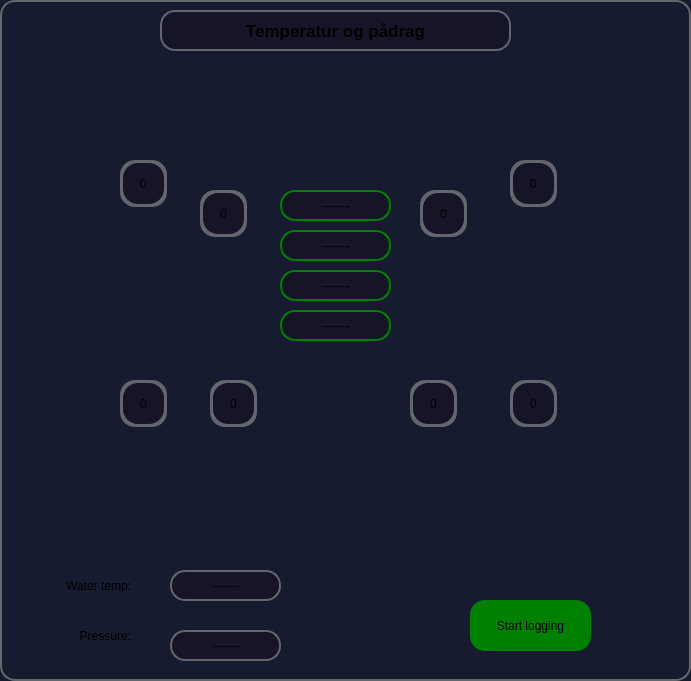
       <widget class="QFrame" name="frame_2">
        <property name="geometry">
         <rect>
          <x>0</x>
          <y>0</y>
          <width>691</width>
          <height>681</height>
         </rect>
        </property>
        <property name="styleSheet">
         <string notr="true">QFrame{background-color:rgb(23, 27, 48);
border-radius: 15px; 
border: 2px solid rgb(99, 102, 108);}

QLabel{ background-color:rgb(21,21,39);
border-radius:15px;
}</string>
        </property>
        <property name="frameShape">
         <enum>QFrame::StyledPanel</enum>
        </property>
        <property name="frameShadow">
         <enum>QFrame::Raised</enum>
        </property>
        <widget class="QLabel" name="label_2">
         <property name="geometry">
          <rect>
           <x>160</x>
           <y>10</y>
           <width>351</width>
           <height>41</height>
          </rect>
         </property>
         <property name="font">
          <font>
           <pointsize>13</pointsize>
           <weight>75</weight>
           <bold>true</bold>
          </font>
         </property>
         <property name="styleSheet">
          <string notr="true"/>
         </property>
         <property name="text">
          <string>Temperatur og pådrag</string>
         </property>
         <property name="alignment">
          <set>Qt::AlignCenter</set>
         </property>
        </widget>
        <widget class="QPushButton" name="button_logger">
         <property name="geometry">
          <rect>
           <x>470</x>
           <y>600</y>
           <width>121</width>
           <height>51</height>
          </rect>
         </property>
         <property name="styleSheet">
          <string notr="true">background-color:green;
border-radius:15px;</string>
         </property>
         <property name="text">
          <string>Start logging</string>
         </property>
        </widget>
        <widget class="QLabel" name="temp_1">
         <property name="geometry">
          <rect>
           <x>280</x>
           <y>190</y>
           <width>111</width>
           <height>31</height>
          </rect>
         </property>
         <property name="styleSheet">
          <string notr="true">
border: 2px solid green;

</string>
         </property>
         <property name="frameShape">
          <enum>QFrame::NoFrame</enum>
         </property>
         <property name="text">
          <string>-------</string>
         </property>
         <property name="alignment">
          <set>Qt::AlignCenter</set>
         </property>
        </widget>
        <widget class="QLabel" name="temp_2">
         <property name="geometry">
          <rect>
           <x>280</x>
           <y>230</y>
           <width>111</width>
           <height>31</height>
          </rect>
         </property>
         <property name="styleSheet">
          <string notr="true">
border: 2px solid green;

</string>
         </property>
         <property name="frameShape">
          <enum>QFrame::NoFrame</enum>
         </property>
         <property name="text">
          <string>-------</string>
         </property>
         <property name="alignment">
          <set>Qt::AlignCenter</set>
         </property>
        </widget>
        <widget class="QLabel" name="temp_3">
         <property name="geometry">
          <rect>
           <x>280</x>
           <y>270</y>
           <width>111</width>
           <height>31</height>
          </rect>
         </property>
         <property name="styleSheet">
          <string notr="true">
border: 2px solid green;

</string>
         </property>
         <property name="frameShape">
          <enum>QFrame::NoFrame</enum>
         </property>
         <property name="text">
          <string>-------</string>
         </property>
         <property name="alignment">
          <set>Qt::AlignCenter</set>
         </property>
        </widget>
        <widget class="QLabel" name="temp_4">
         <property name="geometry">
          <rect>
           <x>280</x>
           <y>310</y>
           <width>111</width>
           <height>31</height>
          </rect>
         </property>
         <property name="styleSheet">
          <string notr="true">
border: 2px solid green;

</string>
         </property>
         <property name="frameShape">
          <enum>QFrame::NoFrame</enum>
         </property>
         <property name="text">
          <string>-------</string>
         </property>
         <property name="alignment">
          <set>Qt::AlignCenter</set>
         </property>
        </widget>
        <widget class="QLabel" name="water_temp">
         <property name="geometry">
          <rect>
           <x>170</x>
           <y>570</y>
           <width>111</width>
           <height>31</height>
          </rect>
         </property>
         <property name="styleSheet">
          <string notr="true"/>
         </property>
         <property name="frameShape">
          <enum>QFrame::NoFrame</enum>
         </property>
         <property name="text">
          <string>-------</string>
         </property>
         <property name="alignment">
          <set>Qt::AlignCenter</set>
         </property>
        </widget>
        <widget class="QLabel" name="rov_img">
         <property name="geometry">
          <rect>
           <x>80</x>
           <y>120</y>
           <width>601</width>
           <height>431</height>
          </rect>
         </property>
         <property name="styleSheet">
          <string notr="true">border:none; background-color:none;</string>
         </property>
         <property name="text">
          <string/>
         </property>
         <property name="pixmap">
          <pixmap>images/rov.png</pixmap>
         </property>
         <property name="indent">
          <number>-1</number>
         </property>
        </widget>
        <widget class="QFrame" name="thruster_frame_1">
         <property name="geometry">
          <rect>
           <x>120</x>
           <y>160</y>
           <width>47</width>
           <height>47</height>
          </rect>
         </property>
         <property name="styleSheet">
          <string notr="true">border:none; background-color:rgb(99,102,108);
</string>
         </property>
         <property name="frameShape">
          <enum>QFrame::StyledPanel</enum>
         </property>
         <property name="frameShadow">
          <enum>QFrame::Raised</enum>
         </property>
         <widget class="QLabel" name="thruster_1">
          <property name="geometry">
           <rect>
            <x>3</x>
            <y>3</y>
            <width>41</width>
            <height>41</height>
           </rect>
          </property>
          <property name="layoutDirection">
           <enum>Qt::LeftToRight</enum>
          </property>
          <property name="styleSheet">
           <string notr="true">background-color:rgb(21,21,39);
border:none;</string>
          </property>
          <property name="frameShape">
           <enum>QFrame::StyledPanel</enum>
          </property>
          <property name="text">
           <string>0</string>
          </property>
          <property name="alignment">
           <set>Qt::AlignCenter</set>
          </property>
         </widget>
        </widget>
        <widget class="QFrame" name="thruster_frame_2">
         <property name="geometry">
          <rect>
           <x>510</x>
           <y>160</y>
           <width>47</width>
           <height>47</height>
          </rect>
         </property>
         <property name="styleSheet">
          <string notr="true">border:none; background-color:rgb(99,102,108);
</string>
         </property>
         <property name="frameShape">
          <enum>QFrame::StyledPanel</enum>
         </property>
         <property name="frameShadow">
          <enum>QFrame::Raised</enum>
         </property>
         <widget class="QLabel" name="thruster_2">
          <property name="geometry">
           <rect>
            <x>3</x>
            <y>3</y>
            <width>41</width>
            <height>41</height>
           </rect>
          </property>
          <property name="layoutDirection">
           <enum>Qt::LeftToRight</enum>
          </property>
          <property name="styleSheet">
           <string notr="true">background-color:rgb(21,21,39);
border:none;</string>
          </property>
          <property name="frameShape">
           <enum>QFrame::StyledPanel</enum>
          </property>
          <property name="text">
           <string>0</string>
          </property>
          <property name="alignment">
           <set>Qt::AlignCenter</set>
          </property>
         </widget>
        </widget>
        <widget class="QFrame" name="thruster_frame_3">
         <property name="geometry">
          <rect>
           <x>120</x>
           <y>380</y>
           <width>47</width>
           <height>47</height>
          </rect>
         </property>
         <property name="styleSheet">
          <string notr="true">border:none; background-color:rgb(99,102,108);
</string>
         </property>
         <property name="frameShape">
          <enum>QFrame::StyledPanel</enum>
         </property>
         <property name="frameShadow">
          <enum>QFrame::Raised</enum>
         </property>
         <widget class="QLabel" name="thruster_3">
          <property name="geometry">
           <rect>
            <x>3</x>
            <y>3</y>
            <width>41</width>
            <height>41</height>
           </rect>
          </property>
          <property name="layoutDirection">
           <enum>Qt::LeftToRight</enum>
          </property>
          <property name="styleSheet">
           <string notr="true">background-color:rgb(21,21,39);
border:none;</string>
          </property>
          <property name="frameShape">
           <enum>QFrame::StyledPanel</enum>
          </property>
          <property name="text">
           <string>0</string>
          </property>
          <property name="alignment">
           <set>Qt::AlignCenter</set>
          </property>
         </widget>
        </widget>
        <widget class="QFrame" name="thruster_frame_4">
         <property name="geometry">
          <rect>
           <x>510</x>
           <y>380</y>
           <width>47</width>
           <height>47</height>
          </rect>
         </property>
         <property name="styleSheet">
          <string notr="true">border:none; background-color:rgb(99,102,108);
</string>
         </property>
         <property name="frameShape">
          <enum>QFrame::StyledPanel</enum>
         </property>
         <property name="frameShadow">
          <enum>QFrame::Raised</enum>
         </property>
         <widget class="QLabel" name="thruster_4">
          <property name="geometry">
           <rect>
            <x>3</x>
            <y>3</y>
            <width>41</width>
            <height>41</height>
           </rect>
          </property>
          <property name="layoutDirection">
           <enum>Qt::LeftToRight</enum>
          </property>
          <property name="styleSheet">
           <string notr="true">background-color:rgb(21,21,39);
border:none;</string>
          </property>
          <property name="frameShape">
           <enum>QFrame::StyledPanel</enum>
          </property>
          <property name="text">
           <string>0</string>
          </property>
          <property name="alignment">
           <set>Qt::AlignCenter</set>
          </property>
         </widget>
        </widget>
        <widget class="QFrame" name="thruster_frame_5">
         <property name="geometry">
          <rect>
           <x>200</x>
           <y>190</y>
           <width>47</width>
           <height>47</height>
          </rect>
         </property>
         <property name="styleSheet">
          <string notr="true">border:none; background-color:rgb(99,102,108);
</string>
         </property>
         <property name="frameShape">
          <enum>QFrame::StyledPanel</enum>
         </property>
         <property name="frameShadow">
          <enum>QFrame::Raised</enum>
         </property>
         <widget class="QLabel" name="thruster_5">
          <property name="geometry">
           <rect>
            <x>3</x>
            <y>3</y>
            <width>41</width>
            <height>41</height>
           </rect>
          </property>
          <property name="layoutDirection">
           <enum>Qt::LeftToRight</enum>
          </property>
          <property name="styleSheet">
           <string notr="true">background-color:rgb(21,21,39);
border:none;</string>
          </property>
          <property name="frameShape">
           <enum>QFrame::StyledPanel</enum>
          </property>
          <property name="text">
           <string>0</string>
          </property>
          <property name="alignment">
           <set>Qt::AlignCenter</set>
          </property>
         </widget>
        </widget>
        <widget class="QFrame" name="thruster_frame_6">
         <property name="geometry">
          <rect>
           <x>420</x>
           <y>190</y>
           <width>47</width>
           <height>47</height>
          </rect>
         </property>
         <property name="styleSheet">
          <string notr="true">border:none; background-color:rgb(99,102,108);
</string>
         </property>
         <property name="frameShape">
          <enum>QFrame::StyledPanel</enum>
         </property>
         <property name="frameShadow">
          <enum>QFrame::Raised</enum>
         </property>
         <widget class="QLabel" name="thruster_6">
          <property name="geometry">
           <rect>
            <x>3</x>
            <y>3</y>
            <width>41</width>
            <height>41</height>
           </rect>
          </property>
          <property name="layoutDirection">
           <enum>Qt::LeftToRight</enum>
          </property>
          <property name="styleSheet">
           <string notr="true">background-color:rgb(21,21,39);
border:none;</string>
          </property>
          <property name="frameShape">
           <enum>QFrame::StyledPanel</enum>
          </property>
          <property name="text">
           <string>0</string>
          </property>
          <property name="alignment">
           <set>Qt::AlignCenter</set>
          </property>
         </widget>
        </widget>
        <widget class="QFrame" name="thruster_frame_7">
         <property name="geometry">
          <rect>
           <x>210</x>
           <y>380</y>
           <width>47</width>
           <height>47</height>
          </rect>
         </property>
         <property name="styleSheet">
          <string notr="true">border:none; background-color:rgb(99,102,108);
</string>
         </property>
         <property name="frameShape">
          <enum>QFrame::StyledPanel</enum>
         </property>
         <property name="frameShadow">
          <enum>QFrame::Raised</enum>
         </property>
         <widget class="QLabel" name="thruster_7">
          <property name="geometry">
           <rect>
            <x>3</x>
            <y>3</y>
            <width>41</width>
            <height>41</height>
           </rect>
          </property>
          <property name="layoutDirection">
           <enum>Qt::LeftToRight</enum>
          </property>
          <property name="styleSheet">
           <string notr="true">background-color:rgb(21,21,39);
border:none;</string>
          </property>
          <property name="frameShape">
           <enum>QFrame::StyledPanel</enum>
          </property>
          <property name="text">
           <string>0</string>
          </property>
          <property name="alignment">
           <set>Qt::AlignCenter</set>
          </property>
         </widget>
        </widget>
        <widget class="QFrame" name="thruster_frame_8">
         <property name="geometry">
          <rect>
           <x>410</x>
           <y>380</y>
           <width>47</width>
           <height>47</height>
          </rect>
         </property>
         <property name="styleSheet">
          <string notr="true">border:none; background-color:rgb(99,102,108);
</string>
         </property>
         <property name="frameShape">
          <enum>QFrame::StyledPanel</enum>
         </property>
         <property name="frameShadow">
          <enum>QFrame::Raised</enum>
         </property>
         <widget class="QLabel" name="thruster_8">
          <property name="geometry">
           <rect>
            <x>3</x>
            <y>3</y>
            <width>41</width>
            <height>41</height>
           </rect>
          </property>
          <property name="layoutDirection">
           <enum>Qt::LeftToRight</enum>
          </property>
          <property name="styleSheet">
           <string notr="true">background-color:rgb(21,21,39);
border:none;</string>
          </property>
          <property name="frameShape">
           <enum>QFrame::StyledPanel</enum>
          </property>
          <property name="text">
           <string>0</string>
          </property>
          <property name="alignment">
           <set>Qt::AlignCenter</set>
          </property>
         </widget>
        </widget>
        <widget class="QLabel" name="pressure">
         <property name="geometry">
          <rect>
           <x>170</x>
           <y>630</y>
           <width>111</width>
           <height>31</height>
          </rect>
         </property>
         <property name="styleSheet">
          <string notr="true"/>
         </property>
         <property name="frameShape">
          <enum>QFrame::NoFrame</enum>
         </property>
         <property name="text">
          <string>-------</string>
         </property>
         <property name="alignment">
          <set>Qt::AlignCenter</set>
         </property>
        </widget>
        <widget class="QLabel" name="label_30">
         <property name="geometry">
          <rect>
           <x>20</x>
           <y>570</y>
           <width>111</width>
           <height>31</height>
          </rect>
         </property>
         <property name="styleSheet">
          <string notr="true">border:none; background-color:none;</string>
         </property>
         <property name="text">
          <string>Water temp:</string>
         </property>
         <property name="alignment">
          <set>Qt::AlignRight|Qt::AlignTrailing|Qt::AlignVCenter</set>
         </property>
        </widget>
        <widget class="QLabel" name="label_31">
         <property name="geometry">
          <rect>
           <x>20</x>
           <y>620</y>
           <width>111</width>
           <height>31</height>
          </rect>
         </property>
         <property name="styleSheet">
          <string notr="true">border:none; background-color:none;</string>
         </property>
         <property name="text">
          <string>Pressure:</string>
         </property>
         <property name="alignment">
          <set>Qt::AlignRight|Qt::AlignTrailing|Qt::AlignVCenter</set>
         </property>
        </widget>
        <zorder>rov_img</zorder>
        <zorder>label_2</zorder>
        <zorder>button_logger</zorder>
        <zorder>temp_1</zorder>
        <zorder>temp_2</zorder>
        <zorder>temp_3</zorder>
        <zorder>temp_4</zorder>
        <zorder>water_temp</zorder>
        <zorder>thruster_frame_1</zorder>
        <zorder>thruster_frame_2</zorder>
        <zorder>thruster_frame_3</zorder>
        <zorder>thruster_frame_4</zorder>
        <zorder>thruster_frame_5</zorder>
        <zorder>thruster_frame_6</zorder>
        <zorder>thruster_frame_7</zorder>
        <zorder>thruster_frame_8</zorder>
        <zorder>pressure</zorder>
        <zorder>label_30</zorder>
        <zorder>label_31</zorder>
       </widget>
